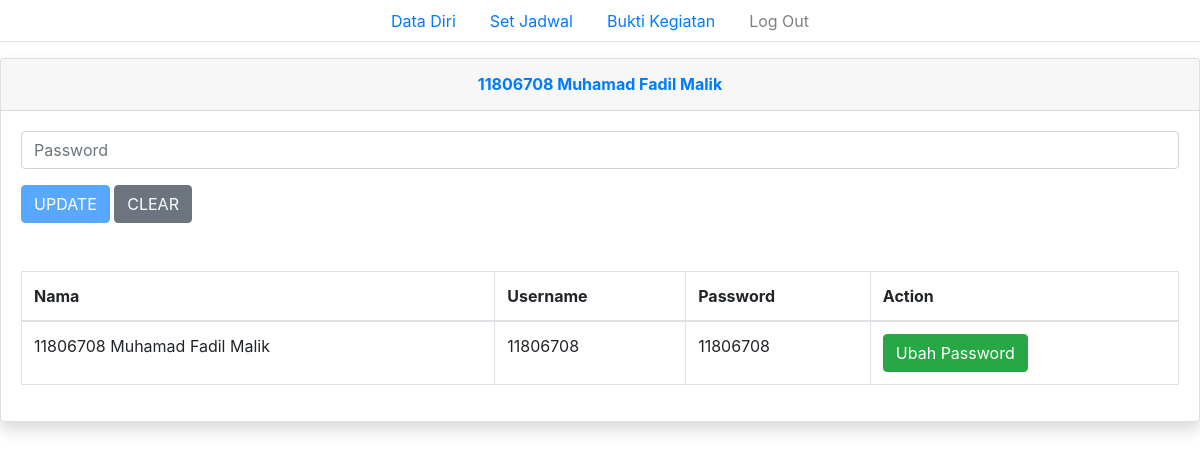
Page /page/pesertadidik/ (signed in) on the committed database.
### tables this page shows
CREATE TABLE `data_siswa` (
  `id` int(11) NOT NULL,
  `nama` varchar(225) NOT NULL,
  `username` varchar(225) NOT NULL,
  `password` varchar(225) NOT NULL
);

### page/pesertadidik/datadiri.php (the view, shortened to what this page needs)
<?php
    include '../../config/koneksi.php';
  if (isset($_POST['clear'])) {
    echo "<script>alert('Data dibersihkan');document.location.href='?menu=data_diri';</script>";
  }else{
    mysqli_error($con);
  }
 ?>
 <div class="card shadow mb-4">
            <div class="card-header py-3">
              <h6 class="m-0 font-weight-bold text-primary" align="center"><?php echo $_SESSION['nama'] ?></h6>
            </div>
            <div class="card-body">
            <form method="post">
            <div class="form-group">
                <div class="row">
                    <div class="col">
                    <input type="text" name="password" class="form-control" placeholder="Password" value="<?php echo $isi['password']?>">
                    </div>
                </div>
            </div>
            <?php if (isset($_GET['edit'])) {?>
                <td><input class="btn btn-warning" type="submit" name="update" value="UPDATE"></td>
              <?php }else{ ?>
                <td><input class="btn btn-primary" type="submit" name="update" value="UPDATE" disabled></td>
            <?php } ?>
            <button class="btn btn-secondary" name="clear">CLEAR</button>
            </form>
            <br><br>
              <div class="table-responsive">
                <table class="table table-bordered" id="dataTable" width="100%" cellspacing="0">
                  <thead>
                    <tr>
                      <th>Nama</th>
                      <th>Username</th>
                      <th>Password</th>
                      <th>Action</th>
                    </tr>
                  </thead>
                  <tbody>
                    <?php
                        $sql = mysqli_query($con,"SELECT * FROM data_siswa WHERE username = '$_SESSION[username]'");
                      while($r=mysqli_fetch_array($sql)){
                     ?>
                     <tr>
                       <td><?php echo $r['nama'] ?></td>
                       <td><?php echo $r['username'] ?></td>
                       <td><?php echo $r['password'] ?></td>
                       <td><a class="btn btn-success" href="?menu=datadiri&edit&id=<?php echo $r['id'] ?>">Ubah Password</a></td>
                     </tr>
                    <?php } ?>
                  </tbody>
                </table>
              </div>
            </div>
          </div>

### rows in the picture
data_siswa: nama "11806708 Muhamad Fadil Malik", username "11806708", password "11806708"

### other values in the picture
$_SESSION['nama'] "11806708 Muhamad Fadil Malik"
